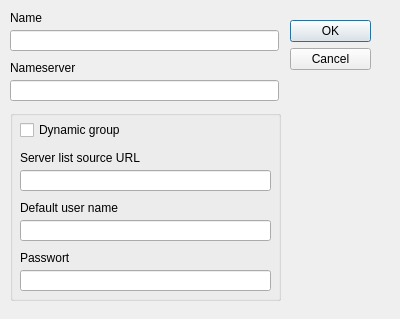
<?xml version="1.0" encoding="UTF-8"?>
<ui version="4.0">
 <class>AddGroupDialog</class>
 <widget class="QDialog" name="AddGroupDialog">
  <property name="geometry">
   <rect>
    <x>0</x>
    <y>0</y>
    <width>400</width>
    <height>319</height>
   </rect>
  </property>
  <property name="windowTitle">
   <string>Edit group</string>
  </property>
  <widget class="QDialogButtonBox" name="buttonBox">
   <property name="geometry">
    <rect>
     <x>290</x>
     <y>20</y>
     <width>81</width>
     <height>81</height>
    </rect>
   </property>
   <property name="orientation">
    <enum>Qt::Vertical</enum>
   </property>
   <property name="standardButtons">
    <set>QDialogButtonBox::Cancel|QDialogButtonBox::Ok</set>
   </property>
  </widget>
  <widget class="QLabel" name="label">
   <property name="geometry">
    <rect>
     <x>10</x>
     <y>60</y>
     <width>74</width>
     <height>16</height>
    </rect>
   </property>
   <property name="text">
    <string>Nameserver</string>
   </property>
  </widget>
  <widget class="QLabel" name="label_2">
   <property name="geometry">
    <rect>
     <x>10</x>
     <y>10</y>
     <width>36</width>
     <height>16</height>
    </rect>
   </property>
   <property name="text">
    <string>Name</string>
   </property>
  </widget>
  <widget class="QLineEdit" name="Name">
   <property name="geometry">
    <rect>
     <x>10</x>
     <y>30</y>
     <width>269</width>
     <height>21</height>
    </rect>
   </property>
  </widget>
  <widget class="QLineEdit" name="Dns">
   <property name="geometry">
    <rect>
     <x>10</x>
     <y>80</y>
     <width>269</width>
     <height>21</height>
    </rect>
   </property>
  </widget>
  <widget class="QGroupBox" name="groupBox">
   <property name="geometry">
    <rect>
     <x>10</x>
     <y>110</y>
     <width>271</width>
     <height>191</height>
    </rect>
   </property>
   <property name="title">
    <string/>
   </property>
   <widget class="QCheckBox" name="dynamic">
    <property name="geometry">
     <rect>
      <x>10</x>
      <y>10</y>
      <width>211</width>
      <height>20</height>
     </rect>
    </property>
    <property name="text">
     <string>Dynamic group</string>
    </property>
   </widget>
   <widget class="QLabel" name="label_3">
    <property name="geometry">
     <rect>
      <x>10</x>
      <y>40</y>
      <width>191</width>
      <height>16</height>
     </rect>
    </property>
    <property name="text">
     <string>Server list source URL</string>
    </property>
   </widget>
   <widget class="QLineEdit" name="source">
    <property name="geometry">
     <rect>
      <x>10</x>
      <y>60</y>
      <width>251</width>
      <height>21</height>
     </rect>
    </property>
   </widget>
   <widget class="QLabel" name="label_4">
    <property name="geometry">
     <rect>
      <x>10</x>
      <y>90</y>
      <width>161</width>
      <height>16</height>
     </rect>
    </property>
    <property name="text">
     <string>Default user name</string>
    </property>
   </widget>
   <widget class="QLineEdit" name="user">
    <property name="geometry">
     <rect>
      <x>10</x>
      <y>110</y>
      <width>251</width>
      <height>21</height>
     </rect>
    </property>
   </widget>
   <widget class="QLabel" name="label_5">
    <property name="geometry">
     <rect>
      <x>10</x>
      <y>140</y>
      <width>101</width>
      <height>16</height>
     </rect>
    </property>
    <property name="text">
     <string>Passwort</string>
    </property>
   </widget>
   <widget class="QLineEdit" name="pass">
    <property name="geometry">
     <rect>
      <x>10</x>
      <y>160</y>
      <width>251</width>
      <height>21</height>
     </rect>
    </property>
    <property name="echoMode">
     <enum>QLineEdit::PasswordEchoOnEdit</enum>
    </property>
   </widget>
  </widget>
 </widget>
 <resources/>
 <connections>
  <connection>
   <sender>buttonBox</sender>
   <signal>accepted()</signal>
   <receiver>AddGroupDialog</receiver>
   <slot>accept()</slot>
   <hints>
    <hint type="sourcelabel">
     <x>248</x>
     <y>254</y>
    </hint>
    <hint type="destinationlabel">
     <x>157</x>
     <y>274</y>
    </hint>
   </hints>
  </connection>
  <connection>
   <sender>buttonBox</sender>
   <signal>rejected()</signal>
   <receiver>AddGroupDialog</receiver>
   <slot>reject()</slot>
   <hints>
    <hint type="sourcelabel">
     <x>316</x>
     <y>260</y>
    </hint>
    <hint type="destinationlabel">
     <x>286</x>
     <y>274</y>
    </hint>
   </hints>
  </connection>
 </connections>
</ui>
